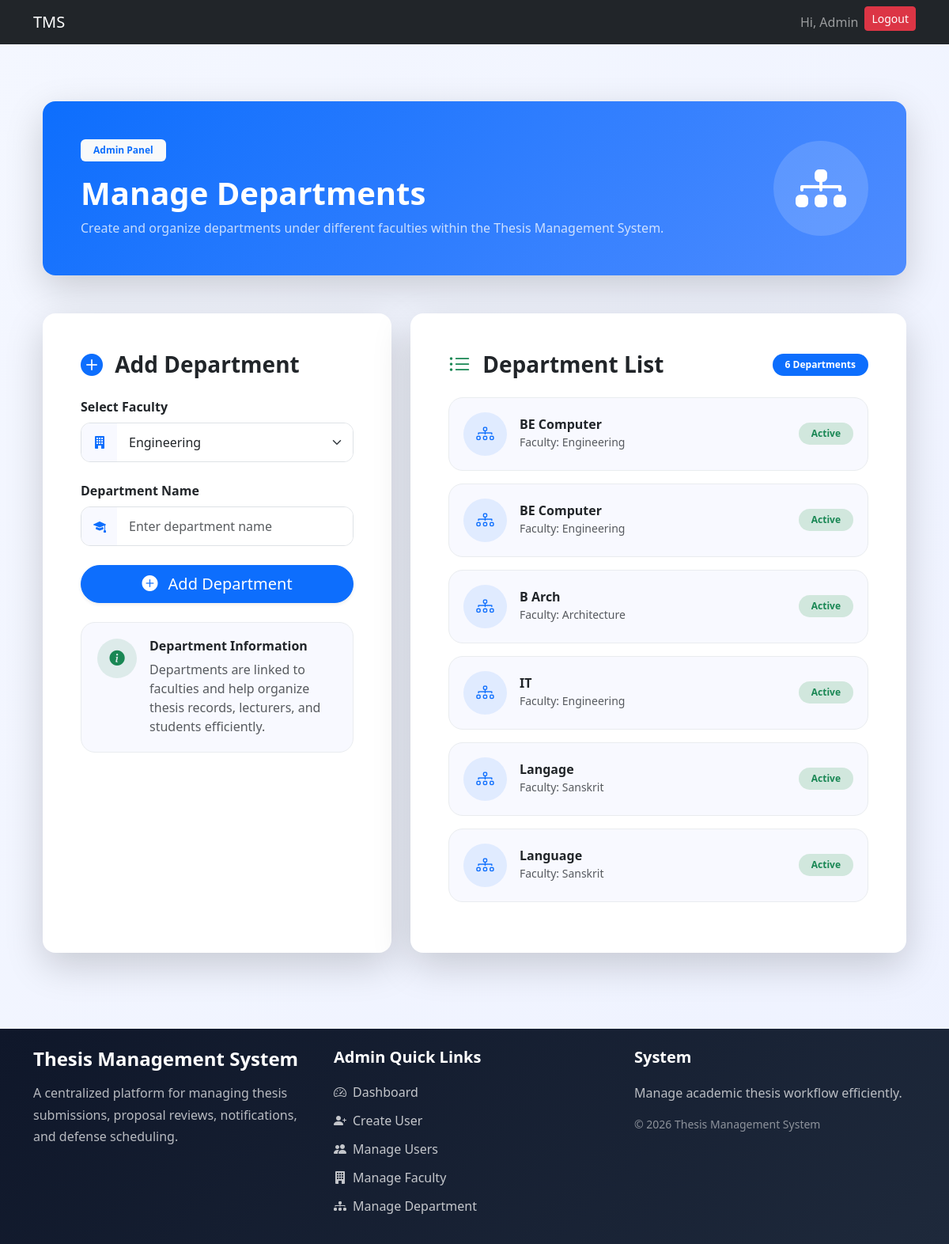
Screenshot of /admin-panel/manage-department/ (signed in) with the database file from the repository.
### users/models.py (models this page shows, shortened)
class User(AbstractUser):
    username = models.CharField(max_length=100, unique=True)
    email = models.EmailField(unique=True)
    role = models.CharField(max_length=10, choices=ROLE_CHOICES)
    USERNAME_FIELD = "email"
    REQUIRED_FIELDS = ["username"]

### academics/models.py (models this page shows, shortened)
class Department(models.Model):
    faculty = models.ForeignKey(Faculty, on_delete=models.CASCADE)
    name = models.CharField(max_length=50)

class Faculty(models.Model):
    name = models.CharField(max_length=100, unique=True)

### users/views.py (the view, shortened to what this page needs)
# urls.py: path('admin-panel/manage-department/', manage_department,name='manage_department'),
@user_passes_test(admin_required)
def manage_department(request):
    faculties = Faculty.objects.all()
    departments = Department.objects.all()
    context = {
        'faculties': faculties,
        'departments': departments
    }
    return render(request,'admin_panel/manage_departments.html',context)

### users/views.py (called while the page is built)
def admin_required(user):
    return user.is_superuser

### users/templates/admin_panel/manage_departments.html (shortened to what this page needs)
{% extends "base.html" %}
{% block start %}
<div class="container py-5">
    <div class="department-header shadow-lg rounded-4 p-5 mb-5 text-white">
        <div class="d-flex flex-column flex-md-row justify-content-between align-items-center">
            <div>
                <span class="badge bg-light text-primary px-3 py-2 mb-3">
                    Admin Panel
                </span>
                <h1 class="fw-bold mb-2">
                    Manage Departments
                </h1>
                <p class="opacity-75 mb-0">
                    Create and organize departments under different faculties
                    within the Thesis Management System.
                </p>
            </div>
            <div class="mt-4 mt-md-0">
                <div class="header-icon">
                    <i class="bi bi-diagram-3-fill"></i>
                </div>
            </div>
        </div>
    </div>
    <div class="row g-4">
        <div class="col-lg-5">
            <div class="card border-0 shadow-lg rounded-4 h-100">
                <div class="card-body p-4 p-md-5">
                    <h3 class="fw-bold mb-4">
                        <i class="bi bi-plus-circle-fill text-primary me-2"></i>
                        Add Department
                    </h3>
                    <form method="post">
                        <div class="mb-4">
                            <label class="form-label fw-semibold">
                                Select Faculty
                            </label>
                            <div class="input-group custom-input-group">
                                <span class="input-group-text">
                                    <i class="bi bi-building-fill"></i>
                                </span>
                                <select name="faculty"
                                        class="form-select custom-input">
                                    {% for faculty in faculties %}
                                    <option value="{{faculty.id}}">
                                        {{faculty.name}}
                                    </option>
                                    {% endfor %}
                                </select>
                            </div>
                        </div>
                        <div class="mb-4">
                            <label class="form-label fw-semibold">
                                Department Name
                            </label>
                            <div class="input-group custom-input-group">
                                <span class="input-group-text">
                                    <i class="bi bi-mortarboard-fill"></i>
                                </span>
                                <input type="text"
                                       name="name"
                                       class="form-control custom-input"
                                       placeholder="Enter department name">
                            </div>
                        </div>
                        <div class="d-grid">
                            <button class="btn btn-primary btn-lg rounded-pill shadow-sm">
                                <i class="bi bi-plus-circle-fill me-2"></i>
                                Add Department
                            </button>
                        </div>
                    </form>
                    <div class="info-box mt-4">
                        <div class="d-flex align-items-start">
                            <div class="info-icon me-3">
                                <i class="bi bi-info-circle-fill"></i>
                            </div>
                            <div>
                                <h6 class="fw-bold mb-2">
                                    Department Information
                                </h6>
                                <p class="text-muted mb-0">
                                    Departments are linked to faculties
                                    and help organize thesis records,
                                    lecturers, and students efficiently.
                                </p>
                            </div>
                        </div>
                    </div>
                </div>
            </div>
        </div>
        <div class="col-lg-7">
            <div class="card border-0 shadow-lg rounded-4 h-100">
                <div class="card-body p-4 p-md-5">
                    <div class="d-flex justify-content-between align-items-center mb-4">
                        <h3 class="fw-bold mb-0">
                            <i class="bi bi-list-ul text-success me-2"></i>
                            Department List
                        </h3>
                        <span class="badge bg-primary rounded-pill px-3 py-2">
                            {{ departments|length }} Departments
                        </span>
                    </div>
                    {% for department in departments %}
                    <div class="department-card mb-3">
                        <div class="d-flex align-items-center justify-content-between">
                            <div class="d-flex align-items-center">
                                <div class="department-icon me-3">
                                    <i class="bi bi-diagram-3"></i>
                                </div>
                                <div>
                                    <h6 class="fw-bold mb-0">
                                        {{ department.name }}
                                    </h6>
                                    <small class="text-muted">
                                        Faculty:
                                        {{ department.faculty.name }}
                                    </small>
                                </div>
                            </div>
                            <span class="badge bg-success-subtle text-success px-3 py-2 rounded-pill">
                                Active
                            </span>
                        </div>
                    </div>
                    {% endfor %}
                </div>
            </div>
        </div>
    </div>
</div>
<link rel="stylesheet"
href="https://cdn.jsdelivr.net/npm/bootstrap-icons@1.11.3/font/bootstrap-icons.min.css">
{% endblock %}

### users/templates/base.html (shortened to what this page needs)
<!DOCTYPE html>
<html lang="en">
<head>
    <link href="https://cdn.jsdelivr.net/npm/bootstrap@5.3.8/dist/css/bootstrap.min.css" rel="stylesheet">
</head>
<body>
    <nav class="navbar navbar-expand-lg navbar-dark bg-dark">
        <div class="container">
            {% if request.user.is_authenticated %}
            {% if request.user.role == 'student' %}
            <a class="navbar-brand" href="{% url 'student_dashboard' %}">
                TMS
            </a>
            {% elif request.user.role == 'lecturer' %}
            <a class="navbar-brand" href="{% url 'lecturer_dashboard' %}">
                TMS
            </a>
            {% elif request.user.role == 'admin' %}
            <a class="navbar-brand" href="{% url 'admin_dashboard' %}">
                TMS
            </a>
            {% endif %}
            {% else %}
            <a class="navbar-brand" href="{% url 'login' %}">
                TMS
            </a>
            {% endif %}
            <div class="collapse navbar-collapse" id="navbarNav">
                <ul class="navbar-nav ms-auto">
                    {% if request.user.is_authenticated %}
                    <li class="nav-item">
                        <span class="nav-link">Hi, {{ request.user.first_name }}</span>
                    </li>
                    <li class="nav-item">
                        <a href="/logout/" class="btn btn-danger btn-sm">Logout</a>
                    </li>
                    {% endif %}
                </ul>
            </div>
        </div>
    </nav>
    <div class="container mt-4">
        {% block start %}
        {% endblock %}
    </div>
    <footer class="footer-section mt-5">
        <div class="container py-4">
            <div class="row g-4">
                <div class="col-lg-4">
                    <h4 class="fw-bold text-white mb-3">
                        Thesis Management System
                    </h4>
                    <p class="footer-text">
                        A centralized platform for managing thesis submissions,
                        proposal reviews, notifications, and defense scheduling.
                    </p>
                </div>
                {% if request.user.role == "admin" %}
                <div class="col-lg-4">
                    <h5 class="footer-title">
                        Admin Quick Links
                    </h5>
                    <ul class="footer-links">
                        <li>
                            <a href="/admin-panel/">
                                <i class="bi bi-speedometer2 me-2"></i>
                                Dashboard
                            </a>
                        </li>
                        <li>
                            <a href="/admin-panel/create-user/">
                                <i class="bi bi-person-plus-fill me-2"></i>
                                Create User
                            </a>
                        </li>
                        <li>
                            <a href="/admin-panel/manage-users/">
                                <i class="bi bi-people-fill me-2"></i>
                                Manage Users
                            </a>
                        </li>
                        <li>
                            <a href="/admin-panel/manage-faculty/">
                                <i class="bi bi-building-fill me-2"></i>
                                Manage Faculty
                            </a>
                        </li>
                        <li>
                            <a href="/admin-panel/manage-department/">
                                <i class="bi bi-diagram-3-fill me-2"></i>
                                Manage Department
                            </a>
                        </li>
                    </ul>
                </div>
                {% endif %}
                <div class="col-lg-4">
                    <h5 class="footer-title">
                        System
                    </h5>
                    <p class="footer-text mb-2">
                        Manage academic thesis workflow efficiently.
                    </p>
                    <p class="footer-copy">
                        © 2026 Thesis Management System
                    </p>
                </div>
            </div>
        </div>
    </footer>
    <link rel="stylesheet" href="https://cdn.jsdelivr.net/npm/bootstrap-icons@1.11.3/font/bootstrap-icons.min.css">
</body>
</html>

### users/templates/admin_panel/manage_departments.html (style rules this page uses)
body { background: linear-gradient(to bottom right, #f4f7ff, #eef2ff); }
.rounded-4 { border-radius: 1.3rem; }
.department-header { background: linear-gradient(135deg, #0d6efd, #4f8cff); }
.header-icon { width: 120px; height: 120px; border-radius: 50%; background: rgba(255,255,255,0.15); display: flex; align-items: center; justify-content: center; font-size: 4rem; }
.custom-input-group { border-radius: 12px; overflow: hidden; border: 1px solid #dee2e6; transition: 0.3s ease; }
.input-group-text { background: #f8f9ff; border: none; color: #0d6efd; padding-left: 15px; padding-right: 15px; }
.custom-input { border: none; padding: 12px 15px; }
.department-card { background: #f8f9ff; border: 1px solid #e9ecef; border-radius: 18px; padding: 18px; transition: 0.3s ease; }
.department-icon { width: 55px; height: 55px; border-radius: 50%; background: rgba(13,110,253,0.1); color: #0d6efd; display: flex; align-items: center; justify-content: center; font-size: 1.4rem; flex-shrink: 0; }
.info-box { background: #f8f9ff; border: 1px solid #e9ecef; border-radius: 18px; padding: 20px; }
.info-icon { width: 50px; height: 50px; border-radius: 50%; background: rgba(25,135,84,0.12); color: #198754; display: flex; align-items: center; justify-content: center; font-size: 1.2rem; flex-shrink: 0; }

### users/templates/base.html (style rules this page uses)
.footer-section { background: linear-gradient(135deg, #0f172a, #1e293b); color: white; margin-top: 80px; }
.footer-title { font-weight: 700; margin-bottom: 20px; color: #ffffff; }
.footer-text { color: rgba(255, 255, 255, 0.7); line-height: 1.7; }
.footer-copy { color: rgba(255, 255, 255, 0.5); margin-top: 15px; font-size: 14px; }
.footer-links { list-style: none; padding: 0; margin: 0; }
.footer-links li { margin-bottom: 12px; }
.footer-links a { color: rgba(255, 255, 255, 0.75); text-decoration: none; transition: 0.3s ease; display: inline-flex; align-items: center; }

### rows the page displays
User: user.first_name "Admin"
Department: name "BE Computer", faculty.name "Engineering"
Department: name "BE Computer", faculty.name "Engineering"
Department: name "B Arch", faculty.name "Architecture"
Department: name "IT", faculty.name "Engineering"
Department: name "Langage", faculty.name "Sanskrit"
Department: name "Language", faculty.name "Sanskrit"

### other values shown
{{ departments|length }} "6"
form field faculty "Engineering"
